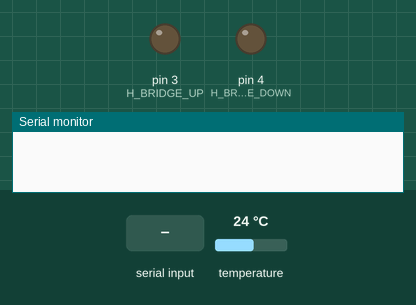
Simulated run of this sketch. Board: Arduino Uno, built with avr-gcc and run on an emulated ATmega328P. Parts: output pins drawn as LEDs (lit = HIGH), the last lines printed to the serial monitor. The inputs (shaded band) are chosen by the test bench; at power-on: temperature 24 °C.

Above: at 1.2 s.
1.3 s: "start,1\n" received over Serial
At 3.8 s:
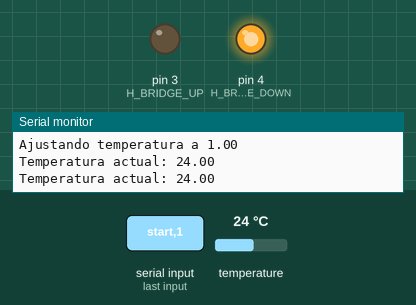
Timing chart, 0 to 5.3 s (numbered marks = the images above; inputs shaded):
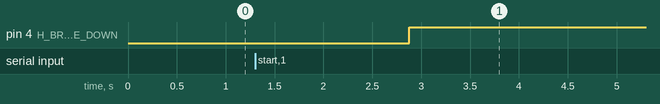

The sketch:

dispocitivo.ino
```cpp
/*
  Control de temperatura con Arduino y sensor DS18B20

  Requisitos:
  - Placa Arduino compatible
  - Sensor de temperatura DS18B20
  - Puente H para controlar calentamiento y enfriamiento
  - Conexión al puerto serial para enviar comandos

  Formato de envío de datos por el puerto serial:
  start,tempInicial,tempMax,tempMed,tempMin,tempAlm,time1,time2,time3,time4,numCiclos

  Comandos adicionales:
  - pause: Pausa el proceso en el punto actual
  - cancel: Cancela y detiene completamente el programa

  Ejemplo:
  start,20.0,50.0,35.0,25.0,10.0,5,10,7,5,3
*/

#include <Arduino.h>
#include <OneWire.h>
#include <DallasTemperature.h>

// Definir pines
#define ONE_WIRE_BUS 2 // Pin donde está conectado el sensor DS18B20
#define H_BRIDGE_UP 3   // Pin de control para aumentar la temperatura
#define H_BRIDGE_DOWN 4 // Pin de control para disminuir la temperatura

// Configurar sensor de temperatura
OneWire oneWire(ONE_WIRE_BUS);
DallasTemperature sensors(&oneWire);

// Variables de control
float tempInicial, tempMax, tempMed, tempMin, tempAlm; // Temperaturas de referencia
int time1, time2, time3, time4; // Tiempos de espera entre temperaturas (en segundos)
int numCiclos;                  // Número de ciclos de control
String comando;
bool cicloActivo = false;        // Estado del ciclo de temperatura
bool cancelado = false;          // Estado de cancelación

void setup() {
    Serial.begin(9600); // Iniciar comunicación serial
    sensors.begin();    // Iniciar el sensor de temperatura

    // Configurar pines del puente H como salidas
    pinMode(H_BRIDGE_UP, OUTPUT);
    pinMode(H_BRIDGE_DOWN, OUTPUT);

    // Inicializar pines en estado bajo (apagado)
    digitalWrite(H_BRIDGE_UP, LOW);
    digitalWrite(H_BRIDGE_DOWN, LOW);
}

void loop() {
    if (Serial.available() > 0) {
        comando = Serial.readStringUntil('\n');
        comando.trim();

        if (comando.startsWith("start")) {
            leerParametros(comando);
            cicloActivo = true;
            cancelado = false;
            Serial.println("Ciclo de temperatura iniciado");
        } else if (comando == "pause") {
            cicloActivo = false;
            Serial.println("Ciclo pausado");
        } else if (comando == "cancel") {
            cicloActivo = false;
            cancelado = true;
            Serial.println("Proceso cancelado");
        }
    }

    // Ejecutar ciclo de temperatura si está activo y no cancelado
    if (cicloActivo && !cancelado) {
        for (int i = 0; i < numCiclos; i++) {
            if (!cicloActivo || cancelado) break; // Detener en la iteración si se recibe "pause" o "cancel"
            Serial.print("Ciclo "); Serial.println(i + 1);

            // Llevar a temperatura inicial
            controlarTemperatura(tempInicial, time1);

            // Subir a temperatura máxima
            controlarTemperatura(tempMax, time2);

            // Bajar a temperatura media
            controlarTemperatura(tempMed, time3);

            // Bajar a temperatura mínima
            controlarTemperatura(tempMin, time4);
        }

        // Bajar la temperatura a tempAlm al final de los ciclos si no ha sido cancelado
        if (cicloActivo && !cancelado) {
            Serial.println("Bajando la temperatura de almacenamiento");
            controlarTemperatura(tempAlm, time4);
            Serial.println("Proceso finalizado");
            cicloActivo = false;
        }
    }
}

// Función para leer parámetros del puerto serial
void leerParametros(String datos) {
    datos.remove(0, 6); // Eliminar "start," del string

    int index = 0;
    tempInicial = extraerValor(datos, index);
    tempMax = extraerValor(datos, index);
    tempMed = extraerValor(datos, index);
    tempMin = extraerValor(datos, index);
    tempAlm = extraerValor(datos, index);
    time1 = extraerValor(datos, index);
    time2 = extraerValor(datos, index);
    time3 = extraerValor(datos, index);
    time4 = extraerValor(datos, index);
    numCiclos = extraerValor(datos, index);

    Serial.println("Datos recibidos correctamente");
}

// Función para extraer valores del string recibido
float extraerValor(String &datos, int &index) {
    int nextComma = datos.indexOf(',', index);
    float valor = datos.substring(index, nextComma).toFloat();
    index = nextComma + 1;
    return valor;
}

// Función para controlar la temperatura hacia un objetivo
void controlarTemperatura(float objetivo, int tiempoEspera) {
    Serial.print("Ajustando temperatura a "); Serial.println(objetivo);

    while (cicloActivo && !cancelado && abs(leerTemperatura() - objetivo) > 0.5) {
        if (leerTemperatura() < objetivo) {
            digitalWrite(H_BRIDGE_UP, HIGH);
            digitalWrite(H_BRIDGE_DOWN, LOW);
        } else {
            digitalWrite(H_BRIDGE_UP, LOW);
            digitalWrite(H_BRIDGE_DOWN, HIGH);
        }
        delay(tiempoEspera * 1000);
    }
    detenerControl();
}

// Función para leer la temperatura actual del sensor
float leerTemperatura() {
    sensors.requestTemperatures();
    float temp = sensors.getTempCByIndex(0);
    Serial.print("Temperatura actual: ");
    Serial.println(temp);
    return temp;
}

// Función para detener el control de temperatura
void detenerControl() {
    digitalWrite(H_BRIDGE_UP, LOW);
    digitalWrite(H_BRIDGE_DOWN, LOW);
    Serial.println("Control detenido");
}
```

procesador.ino
```cpp

```

Measured:
- after the input at 1.3 s, pin 4 (H_BRIDGE_DOWN): LOW → HIGH after 1.6 s
